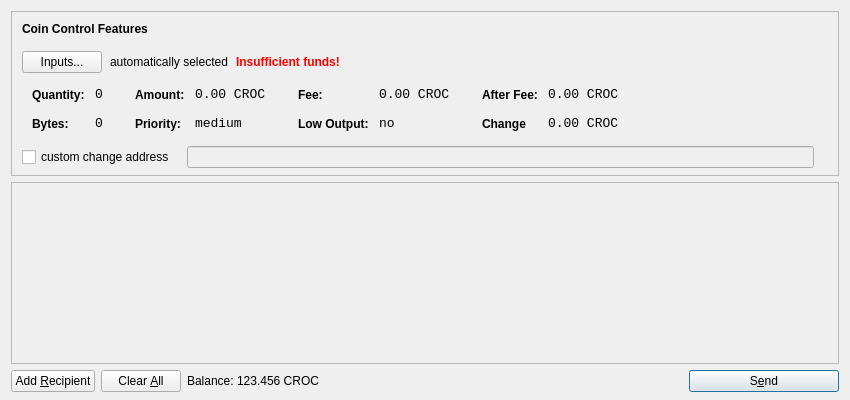
<?xml version="1.0" encoding="UTF-8"?>
<ui version="4.0">
 <class>SendCoinsDialog</class>
 <widget class="QDialog" name="SendCoinsDialog">
  <property name="geometry">
   <rect>
    <x>0</x>
    <y>0</y>
    <width>850</width>
    <height>400</height>
   </rect>
  </property>
  <property name="windowTitle">
   <string>Send Coins</string>
  </property>
    <property name="styleSheet">
   <string notr="true">background-image: url(:/images/gr);</string>
  </property>
  <layout class="QVBoxLayout" name="verticalLayout" stretch="0,1,0">
   <property name="bottomMargin">
    <number>8</number>
   </property>
   <item>
    <widget class="QFrame" name="frameCoinControl">
     <property name="sizePolicy">
      <sizepolicy hsizetype="Expanding" vsizetype="Expanding">
       <horstretch>0</horstretch>
       <verstretch>0</verstretch>
      </sizepolicy>
     </property>
     <property name="maximumSize">
      <size>
       <width>16777215</width>
       <height>16777215</height>
      </size>
     </property>
     <property name="frameShape">
      <enum>QFrame::StyledPanel</enum>
     </property>
     <property name="frameShadow">
      <enum>QFrame::Sunken</enum>
     </property>
     <layout class="QVBoxLayout" name="verticalLayoutCoinControl2">
      <property name="spacing">
       <number>6</number>
      </property>
      <property name="leftMargin">
       <number>0</number>
      </property>
      <property name="topMargin">
       <number>0</number>
      </property>
      <property name="rightMargin">
       <number>0</number>
      </property>
      <property name="bottomMargin">
       <number>6</number>
      </property>
      <item>
       <layout class="QVBoxLayout" name="verticalLayoutCoinControl" stretch="0,0,0,0,1">
        <property name="spacing">
         <number>0</number>
        </property>
        <property name="leftMargin">
         <number>10</number>
        </property>
        <property name="topMargin">
         <number>10</number>
        </property>
        <item>
         <layout class="QHBoxLayout" name="horizontalLayoutCoinControl1">
          <property name="bottomMargin">
           <number>15</number>
          </property>
          <item>
           <widget class="QLabel" name="labelCoinControlFeatures">
            <property name="sizePolicy">
             <sizepolicy hsizetype="Preferred" vsizetype="Maximum">
              <horstretch>0</horstretch>
              <verstretch>0</verstretch>
             </sizepolicy>
            </property>
            <property name="font">
             <font>
              <weight>75</weight>
              <bold>true</bold>
             </font>
            </property>
            <property name="styleSheet">
             <string notr="true">font-weight:bold;</string>
            </property>
            <property name="text">
             <string>Coin Control Features</string>
            </property>
           </widget>
          </item>
         </layout>
        </item>
        <item>
         <layout class="QHBoxLayout" name="horizontalLayoutCoinControl2" stretch="0,0,0,0">
          <property name="spacing">
           <number>8</number>
          </property>
          <property name="bottomMargin">
           <number>10</number>
          </property>
          <item>
           <widget class="QPushButton" name="pushButtonCoinControl">
            <property name="styleSheet">
             <string notr="true"/>
            </property>
            <property name="text">
             <string>Inputs...</string>
            </property>
           </widget>
          </item>
          <item>
           <widget class="QLabel" name="labelCoinControlAutomaticallySelected">
            <property name="text">
             <string>automatically selected</string>
            </property>
            <property name="margin">
             <number>5</number>
            </property>
           </widget>
          </item>
          <item>
           <widget class="QLabel" name="labelCoinControlInsuffFunds">
            <property name="font">
             <font>
              <weight>75</weight>
              <bold>true</bold>
             </font>
            </property>
            <property name="styleSheet">
             <string notr="true">color:red;font-weight:bold;</string>
            </property>
            <property name="text">
             <string>Insufficient funds!</string>
            </property>
            <property name="margin">
             <number>5</number>
            </property>
           </widget>
          </item>
          <item>
           <spacer name="horizontalSpacerCoinControl">
            <property name="orientation">
             <enum>Qt::Horizontal</enum>
            </property>
            <property name="sizeHint" stdset="0">
             <size>
              <width>40</width>
              <height>1</height>
             </size>
            </property>
           </spacer>
          </item>
         </layout>
        </item>
        <item>
         <widget class="QWidget" name="widgetCoinControl" native="true">
          <property name="sizePolicy">
           <sizepolicy hsizetype="Preferred" vsizetype="Preferred">
            <horstretch>0</horstretch>
            <verstretch>0</verstretch>
           </sizepolicy>
          </property>
          <property name="minimumSize">
           <size>
            <width>0</width>
            <height>0</height>
           </size>
          </property>
          <property name="styleSheet">
           <string notr="true"/>
          </property>
          <layout class="QHBoxLayout" name="horizontalLayoutCoinControl5">
           <property name="leftMargin">
            <number>0</number>
           </property>
           <property name="topMargin">
            <number>0</number>
           </property>
           <property name="rightMargin">
            <number>0</number>
           </property>
           <property name="bottomMargin">
            <number>0</number>
           </property>
           <item>
            <layout class="QHBoxLayout" name="horizontalLayoutCoinControl3" stretch="0,0,0,1">
             <property name="spacing">
              <number>20</number>
             </property>
             <property name="topMargin">
              <number>0</number>
             </property>
             <property name="bottomMargin">
              <number>10</number>
             </property>
             <item>
              <layout class="QFormLayout" name="formLayoutCoinControl1">
               <property name="horizontalSpacing">
                <number>10</number>
               </property>
               <property name="verticalSpacing">
                <number>14</number>
               </property>
               <property name="leftMargin">
                <number>10</number>
               </property>
               <property name="topMargin">
                <number>4</number>
               </property>
               <property name="rightMargin">
                <number>6</number>
               </property>
               <item row="0" column="0">
                <widget class="QLabel" name="labelCoinControlQuantityText">
                 <property name="styleSheet">
                  <string notr="true">font-weight:bold;</string>
                 </property>
                 <property name="text">
                  <string>Quantity:</string>
                 </property>
                 <property name="margin">
                  <number>0</number>
                 </property>
                </widget>
               </item>
               <item row="0" column="1">
                <widget class="QLabel" name="labelCoinControlQuantity">
                 <property name="font">
                  <font>
                   <family>Monospace</family>
                   <pointsize>10</pointsize>
                  </font>
                 </property>
                 <property name="cursor">
                  <cursorShape>IBeamCursor</cursorShape>
                 </property>
                 <property name="contextMenuPolicy">
                  <enum>Qt::ActionsContextMenu</enum>
                 </property>
                 <property name="text">
                  <string>0</string>
                 </property>
                 <property name="margin">
                  <number>0</number>
                 </property>
                 <property name="textInteractionFlags">
                  <set>Qt::LinksAccessibleByMouse|Qt::TextSelectableByKeyboard|Qt::TextSelectableByMouse</set>
                 </property>
                </widget>
               </item>
               <item row="1" column="0">
                <widget class="QLabel" name="labelCoinControlBytesText">
                 <property name="styleSheet">
                  <string notr="true">font-weight:bold;</string>
                 </property>
                 <property name="text">
                  <string>Bytes:</string>
                 </property>
                </widget>
               </item>
               <item row="1" column="1">
                <widget class="QLabel" name="labelCoinControlBytes">
                 <property name="font">
                  <font>
                   <family>Monospace</family>
                   <pointsize>10</pointsize>
                  </font>
                 </property>
                 <property name="cursor">
                  <cursorShape>IBeamCursor</cursorShape>
                 </property>
                 <property name="contextMenuPolicy">
                  <enum>Qt::ActionsContextMenu</enum>
                 </property>
                 <property name="text">
                  <string>0</string>
                 </property>
                 <property name="textInteractionFlags">
                  <set>Qt::LinksAccessibleByMouse|Qt::TextSelectableByKeyboard|Qt::TextSelectableByMouse</set>
                 </property>
                </widget>
               </item>
              </layout>
             </item>
             <item>
              <layout class="QFormLayout" name="formLayoutCoinControl2">
               <property name="horizontalSpacing">
                <number>10</number>
               </property>
               <property name="verticalSpacing">
                <number>14</number>
               </property>
               <property name="leftMargin">
                <number>6</number>
               </property>
               <property name="topMargin">
                <number>4</number>
               </property>
               <property name="rightMargin">
                <number>6</number>
               </property>
               <item row="0" column="0">
                <widget class="QLabel" name="labelCoinControlAmountText">
                 <property name="styleSheet">
                  <string notr="true">font-weight:bold;</string>
                 </property>
                 <property name="text">
                  <string>Amount:</string>
                 </property>
                 <property name="margin">
                  <number>0</number>
                 </property>
                </widget>
               </item>
               <item row="0" column="1">
                <widget class="QLabel" name="labelCoinControlAmount">
                 <property name="font">
                  <font>
                   <family>Monospace</family>
                   <pointsize>10</pointsize>
                  </font>
                 </property>
                 <property name="cursor">
                  <cursorShape>IBeamCursor</cursorShape>
                 </property>
                 <property name="contextMenuPolicy">
                  <enum>Qt::ActionsContextMenu</enum>
                 </property>
                 <property name="text">
                  <string>0.00 CROC</string>
                 </property>
                 <property name="textInteractionFlags">
                  <set>Qt::LinksAccessibleByMouse|Qt::TextSelectableByKeyboard|Qt::TextSelectableByMouse</set>
                 </property>
                </widget>
               </item>
               <item row="1" column="0">
                <widget class="QLabel" name="labelCoinControlPriorityText">
                 <property name="styleSheet">
                  <string notr="true">font-weight:bold;</string>
                 </property>
                 <property name="text">
                  <string>Priority:</string>
                 </property>
                </widget>
               </item>
               <item row="1" column="1">
                <widget class="QLabel" name="labelCoinControlPriority">
                 <property name="font">
                  <font>
                   <family>Monospace</family>
                   <pointsize>10</pointsize>
                  </font>
                 </property>
                 <property name="cursor">
                  <cursorShape>IBeamCursor</cursorShape>
                 </property>
                 <property name="contextMenuPolicy">
                  <enum>Qt::ActionsContextMenu</enum>
                 </property>
                 <property name="text">
                  <string>medium</string>
                 </property>
                 <property name="textInteractionFlags">
                  <set>Qt::LinksAccessibleByMouse|Qt::TextSelectableByKeyboard|Qt::TextSelectableByMouse</set>
                 </property>
                </widget>
               </item>
              </layout>
             </item>
             <item>
              <layout class="QFormLayout" name="formLayoutCoinControl3">
               <property name="horizontalSpacing">
                <number>10</number>
               </property>
               <property name="verticalSpacing">
                <number>14</number>
               </property>
               <property name="leftMargin">
                <number>6</number>
               </property>
               <property name="topMargin">
                <number>4</number>
               </property>
               <property name="rightMargin">
                <number>6</number>
               </property>
               <item row="0" column="0">
                <widget class="QLabel" name="labelCoinControlFeeText">
                 <property name="styleSheet">
                  <string notr="true">font-weight:bold;</string>
                 </property>
                 <property name="text">
                  <string>Fee:</string>
                 </property>
                 <property name="margin">
                  <number>0</number>
                 </property>
                </widget>
               </item>
               <item row="0" column="1">
                <widget class="QLabel" name="labelCoinControlFee">
                 <property name="font">
                  <font>
                   <family>Monospace</family>
                   <pointsize>10</pointsize>
                  </font>
                 </property>
                 <property name="cursor">
                  <cursorShape>IBeamCursor</cursorShape>
                 </property>
                 <property name="contextMenuPolicy">
                  <enum>Qt::ActionsContextMenu</enum>
                 </property>
                 <property name="text">
                  <string>0.00 CROC</string>
                 </property>
                 <property name="textInteractionFlags">
                  <set>Qt::LinksAccessibleByMouse|Qt::TextSelectableByKeyboard|Qt::TextSelectableByMouse</set>
                 </property>
                </widget>
               </item>
               <item row="1" column="0">
                <widget class="QLabel" name="labelCoinControlLowOutputText">
                 <property name="styleSheet">
                  <string notr="true">font-weight:bold;</string>
                 </property>
                 <property name="text">
                  <string>Low Output:</string>
                 </property>
                </widget>
               </item>
               <item row="1" column="1">
                <widget class="QLabel" name="labelCoinControlLowOutput">
                 <property name="font">
                  <font>
                   <family>Monospace</family>
                   <pointsize>10</pointsize>
                  </font>
                 </property>
                 <property name="cursor">
                  <cursorShape>IBeamCursor</cursorShape>
                 </property>
                 <property name="contextMenuPolicy">
                  <enum>Qt::ActionsContextMenu</enum>
                 </property>
                 <property name="text">
                  <string>no</string>
                 </property>
                 <property name="textInteractionFlags">
                  <set>Qt::LinksAccessibleByMouse|Qt::TextSelectableByKeyboard|Qt::TextSelectableByMouse</set>
                 </property>
                </widget>
               </item>
              </layout>
             </item>
             <item>
              <layout class="QFormLayout" name="formLayoutCoinControl4">
               <property name="horizontalSpacing">
                <number>10</number>
               </property>
               <property name="verticalSpacing">
                <number>14</number>
               </property>
               <property name="leftMargin">
                <number>6</number>
               </property>
               <property name="topMargin">
                <number>4</number>
               </property>
               <property name="rightMargin">
                <number>6</number>
               </property>
               <item row="0" column="0">
                <widget class="QLabel" name="labelCoinControlAfterFeeText">
                 <property name="styleSheet">
                  <string notr="true">font-weight:bold;</string>
                 </property>
                 <property name="text">
                  <string>After Fee:</string>
                 </property>
                 <property name="margin">
                  <number>0</number>
                 </property>
                </widget>
               </item>
               <item row="0" column="1">
                <widget class="QLabel" name="labelCoinControlAfterFee">
                 <property name="font">
                  <font>
                   <family>Monospace</family>
                   <pointsize>10</pointsize>
                  </font>
                 </property>
                 <property name="cursor">
                  <cursorShape>IBeamCursor</cursorShape>
                 </property>
                 <property name="contextMenuPolicy">
                  <enum>Qt::ActionsContextMenu</enum>
                 </property>
                 <property name="text">
                  <string>0.00 CROC</string>
                 </property>
                 <property name="textInteractionFlags">
                  <set>Qt::LinksAccessibleByMouse|Qt::TextSelectableByKeyboard|Qt::TextSelectableByMouse</set>
                 </property>
                </widget>
               </item>
               <item row="1" column="0">
                <widget class="QLabel" name="labelCoinControlChangeText">
                 <property name="styleSheet">
                  <string notr="true">font-weight:bold;</string>
                 </property>
                 <property name="text">
                  <string>Change</string>
                 </property>
                </widget>
               </item>
               <item row="1" column="1">
                <widget class="QLabel" name="labelCoinControlChange">
                 <property name="font">
                  <font>
                   <family>Monospace</family>
                   <pointsize>10</pointsize>
                  </font>
                 </property>
                 <property name="cursor">
                  <cursorShape>IBeamCursor</cursorShape>
                 </property>
                 <property name="contextMenuPolicy">
                  <enum>Qt::ActionsContextMenu</enum>
                 </property>
                 <property name="text">
                  <string>0.00 CROC</string>
                 </property>
                 <property name="textInteractionFlags">
                  <set>Qt::LinksAccessibleByMouse|Qt::TextSelectableByKeyboard|Qt::TextSelectableByMouse</set>
                 </property>
                </widget>
               </item>
              </layout>
             </item>
            </layout>
           </item>
          </layout>
         </widget>
        </item>
        <item>
         <layout class="QHBoxLayout" name="horizontalLayoutCoinControl4" stretch="0,0,0">
          <property name="spacing">
           <number>12</number>
          </property>
          <property name="sizeConstraint">
           <enum>QLayout::SetDefaultConstraint</enum>
          </property>
          <property name="topMargin">
           <number>5</number>
          </property>
          <property name="rightMargin">
           <number>5</number>
          </property>
          <item>
           <widget class="QCheckBox" name="checkBoxCoinControlChange">
            <property name="text">
             <string>custom change address</string>
            </property>
           </widget>
          </item>
          <item>
           <widget class="QLineEdit" name="lineEditCoinControlChange">
            <property name="enabled">
             <bool>false</bool>
            </property>
            <property name="sizePolicy">
             <sizepolicy hsizetype="Expanding" vsizetype="Fixed">
              <horstretch>0</horstretch>
              <verstretch>0</verstretch>
             </sizepolicy>
            </property>
           </widget>
          </item>
          <item>
           <widget class="QLabel" name="labelCoinControlChangeLabel">
            <property name="sizePolicy">
             <sizepolicy hsizetype="Preferred" vsizetype="Expanding">
              <horstretch>0</horstretch>
              <verstretch>0</verstretch>
             </sizepolicy>
            </property>
            <property name="minimumSize">
             <size>
              <width>0</width>
              <height>0</height>
             </size>
            </property>
            <property name="text">
             <string/>
            </property>
            <property name="margin">
             <number>3</number>
            </property>
           </widget>
          </item>
         </layout>
        </item>
        <item>
         <spacer name="verticalSpacerCoinControl">
          <property name="orientation">
           <enum>Qt::Vertical</enum>
          </property>
          <property name="sizeHint" stdset="0">
           <size>
            <width>800</width>
            <height>1</height>
           </size>
          </property>
         </spacer>
        </item>
       </layout>
      </item>
     </layout>
    </widget>
   </item>
   <item>
    <widget class="QScrollArea" name="scrollArea">
     <property name="widgetResizable">
      <bool>true</bool>
     </property>
     <widget class="QWidget" name="scrollAreaWidgetContents">
      <property name="geometry">
       <rect>
        <x>0</x>
        <y>0</y>
        <width>830</width>
        <height>172</height>
       </rect>
      </property>
      <layout class="QVBoxLayout" name="verticalLayout_2">
       <property name="leftMargin">
        <number>0</number>
       </property>
       <property name="topMargin">
        <number>0</number>
       </property>
       <property name="rightMargin">
        <number>0</number>
       </property>
       <property name="bottomMargin">
        <number>0</number>
       </property>
       <item>
        <layout class="QVBoxLayout" name="entries">
         <property name="spacing">
          <number>6</number>
         </property>
        </layout>
       </item>
       <item>
        <spacer name="verticalSpacer">
         <property name="orientation">
          <enum>Qt::Vertical</enum>
         </property>
         <property name="sizeHint" stdset="0">
          <size>
           <width>20</width>
           <height>40</height>
          </size>
         </property>
        </spacer>
       </item>
      </layout>
     </widget>
    </widget>
   </item>
   <item>
    <layout class="QHBoxLayout" name="horizontalLayout">
     <item>
      <widget class="QPushButton" name="addButton">
       <property name="toolTip">
        <string>Send to multiple recipients at once</string>
       </property>
       <property name="text">
        <string>Add &amp;Recipient</string>
       </property>
       <property name="icon">
        <iconset resource="../bitcoin.qrc">
         <normaloff>:/icons/add</normaloff>:/icons/add</iconset>
       </property>
       <property name="autoDefault">
        <bool>false</bool>
       </property>
      </widget>
     </item>
     <item>
      <widget class="QPushButton" name="clearButton">
       <property name="sizePolicy">
        <sizepolicy hsizetype="Minimum" vsizetype="Fixed">
         <horstretch>0</horstretch>
         <verstretch>0</verstretch>
        </sizepolicy>
       </property>
       <property name="toolTip">
        <string>Remove all transaction fields</string>
       </property>
       <property name="text">
        <string>Clear &amp;All</string>
       </property>
       <property name="icon">
        <iconset resource="../bitcoin.qrc">
         <normaloff>:/icons/remove</normaloff>:/icons/remove</iconset>
       </property>
       <property name="autoRepeatDelay">
        <number>300</number>
       </property>
       <property name="autoDefault">
        <bool>false</bool>
       </property>
      </widget>
     </item>
     <item>
      <layout class="QHBoxLayout" name="horizontalLayout_2">
       <property name="spacing">
        <number>3</number>
       </property>
       <item>
        <widget class="QLabel" name="label">
         <property name="sizePolicy">
          <sizepolicy hsizetype="Preferred" vsizetype="Fixed">
           <horstretch>0</horstretch>
           <verstretch>0</verstretch>
          </sizepolicy>
         </property>
         <property name="text">
          <string>Balance:</string>
         </property>
        </widget>
       </item>
       <item>
        <widget class="QLabel" name="labelBalance">
         <property name="sizePolicy">
          <sizepolicy hsizetype="Preferred" vsizetype="Fixed">
           <horstretch>0</horstretch>
           <verstretch>0</verstretch>
          </sizepolicy>
         </property>
         <property name="cursor">
          <cursorShape>IBeamCursor</cursorShape>
         </property>
         <property name="text">
          <string>123.456 CROC</string>
         </property>
         <property name="textInteractionFlags">
          <set>Qt::LinksAccessibleByMouse|Qt::TextSelectableByKeyboard|Qt::TextSelectableByMouse</set>
         </property>
        </widget>
       </item>
      </layout>
     </item>
     <item>
      <spacer name="horizontalSpacer">
       <property name="orientation">
        <enum>Qt::Horizontal</enum>
       </property>
       <property name="sizeHint" stdset="0">
        <size>
         <width>40</width>
         <height>20</height>
        </size>
       </property>
      </spacer>
     </item>
     <item>
      <widget class="QPushButton" name="sendButton">
       <property name="minimumSize">
        <size>
         <width>150</width>
         <height>0</height>
        </size>
       </property>
       <property name="toolTip">
        <string>Confirm the send action</string>
       </property>
       <property name="text">
        <string>S&amp;end</string>
       </property>
       <property name="icon">
        <iconset resource="../bitcoin.qrc">
         <normaloff>:/icons/send</normaloff>:/icons/send</iconset>
       </property>
       <property name="default">
        <bool>true</bool>
       </property>
      </widget>
     </item>
    </layout>
   </item>
  </layout>
 </widget>
 <resources>
  <include location="../bitcoin.qrc"/>
 </resources>
 <connections/>
</ui>
